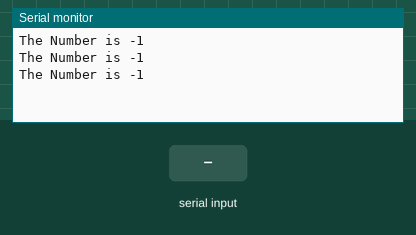
A sketch run on a simulated ESP8266 (NodeMCU). Parts: the last lines printed to the serial monitor. The test bench sets the inputs (shaded band).

Above: at 2.8 s.
2.9 s: "1" received over Serial
At 3.5 s:
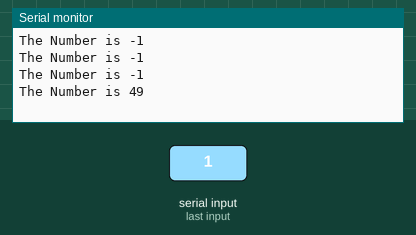
4.4 s: "0" received over Serial
At 5.7 s:
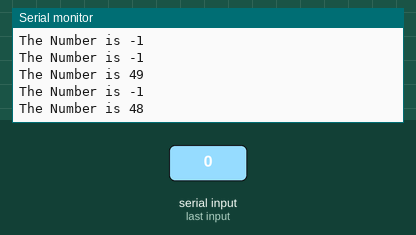
5.9 s: "2" received over Serial
At 6.8 s:
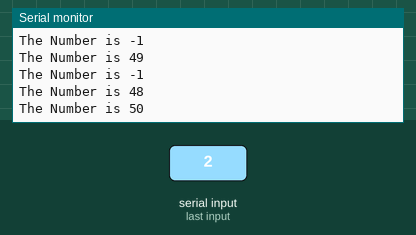
Timing chart, 0 to 8.9 s (numbered marks = the images above; inputs shaded):
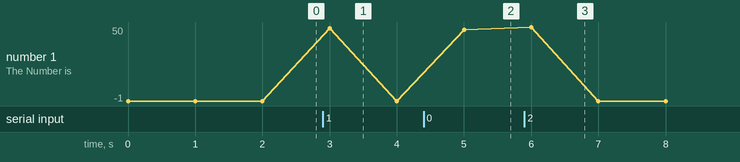

Measured:
- after the input at 2.9 s, the serial monitor: prints a new line after 0.10 s (image 1)
- after the input at 4.4 s, the serial monitor: prints a new line after 0.60 s (image 2)
- after the input at 5.9 s, the serial monitor: prints a new line after 0.10 s (image 3)
- plotted number 1: -1 → 48 after the input at 4.4 s

The sketch:

RX8266.ino
```cpp
//This is the receiver module

#include <SoftwareSerial.h>

//static const uint8_t D1 = 5;
//static const uint8_t D2 = 4;
SoftwareSerial myNode(D1, D2); //RX, TX

String temp;

void setup() {
  Serial.begin(115200);
  myNode.begin(115200);
}

void loop() {
  //git = Serial.read();
  Serial.print("The Number is ");
  temp = Serial.read();
  Serial.print(temp);
  Serial.println("");
  delay(1000);
}
```
